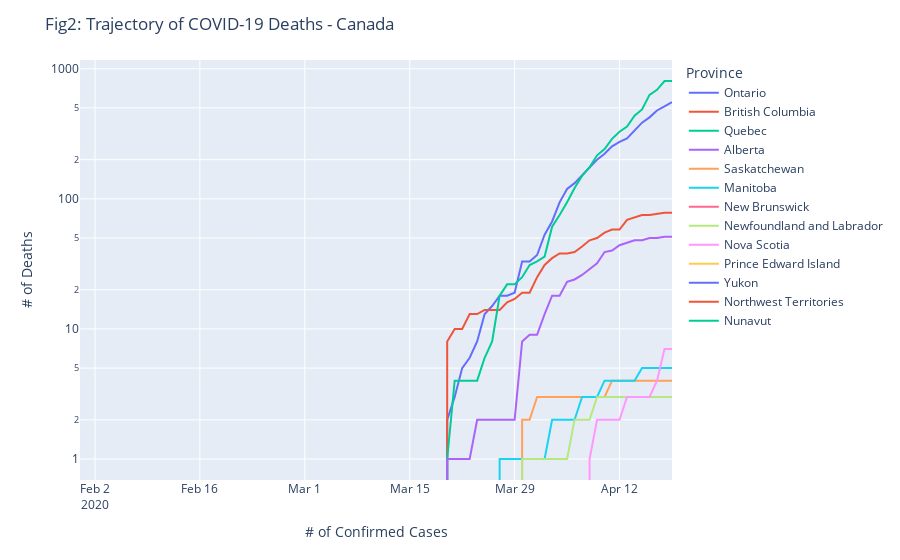

The cell this chart's notebook holds for it:
### Code cell
fig2 = px.line(df3, x='Date', y='Deaths',color ='Province')
fig2.update_layout(uniformtext_minsize=8, uniformtext_mode='hide',
title="Fig2: Trajectory of COVID-19 Deaths - Canada",              
        xaxis_title =" # of Confirmed Cases",
        yaxis_title = "# of Deaths",
        yaxis_type ="log")
py.offline.iplot(fig2)
